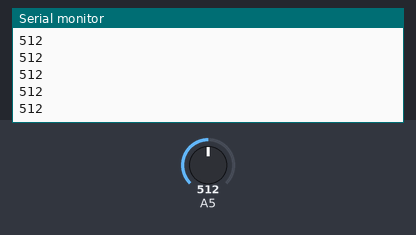
Bench run of a sketch on a simulated Arduino Uno, built with avr-gcc and run on an emulated ATmega328P. Parts: the last lines printed to the serial monitor. Inputs (shaded band) come from the test bench; at power-on: A5 = 512.

Above: at 1.2 s.
1.3 s: A5 set to 716
At 2.0 s:
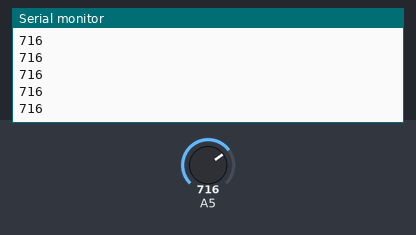
2.8 s: A5 set to 900
At 3.4 s:
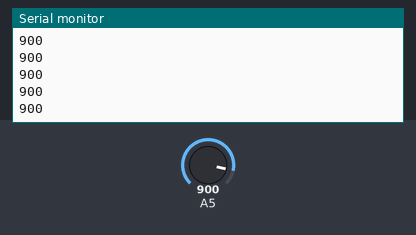
Timing chart, 0 to 5.8 s (numbered marks = the images above; inputs shaded):
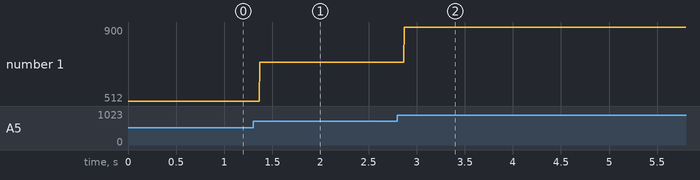

The sketch:

LDRtest.ino
```cpp
void setup()
{
  pinMode(A5,INPUT);

  Serial.begin(9600);
}
void loop()
{
  int ldr=analogRead(A5);
  Serial.println(ldr);
}
```

Measured:
- after the input at 1.3 s, the serial monitor: prints a new line after 0.07 s (image 1)
- after the input at 2.8 s, the serial monitor: prints a new line after 0.07 s (image 2)
- plotted number 1: 512 → 716 after the input at 1.3 s, 716 → 900 after the input at 2.8 s
